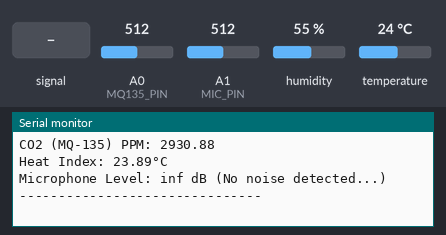
The sketch below on a simulated Arduino Uno, built with avr-gcc and run on an emulated ATmega328P. Parts: the last lines printed to the serial monitor. The inputs (shaded band) are chosen by the test bench; at power-on: humidity 55 %, A0 (MQ135_PIN) = 512, temperature 24 °C, A1 (MIC_PIN) = 512.

Above: at 3.2 s.
3.3 s: A1 (MIC_PIN) fed a 200 Hz sine of ±81 counts around its level
7.7 s: humidity set to 22 %
At 8.8 s:
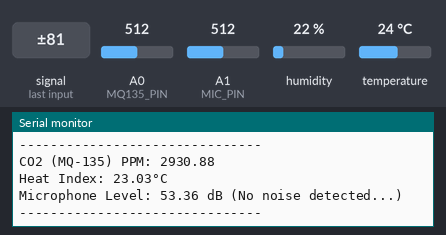
9.2 s: A0 (MQ135_PIN) set to 716
10.7 s: temperature set to 12 °C
12.2 s: A1 (MIC_PIN) fed a 1000 Hz sine of ±255 counts around its level
13.7 s: A0 (MQ135_PIN) set to 992
At 15.8 s:
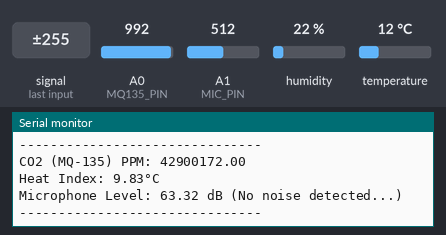
Timing chart, 0 to 16.2 s (numbered marks = the images above; inputs shaded):
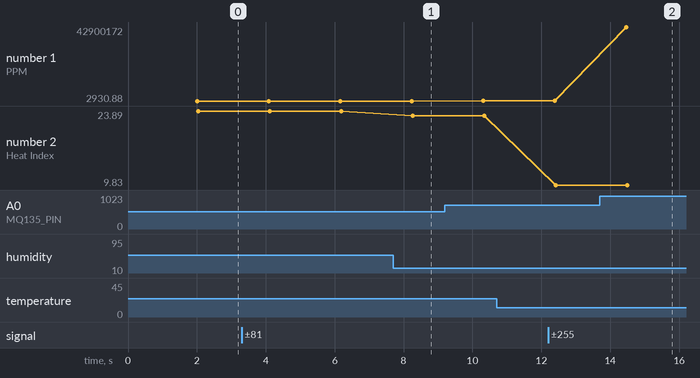

Measured:
- after the input at 7.7 s, the serial monitor: prints a new line after 0.56 s (image 1)
- after the input at 13.7 s, the serial monitor: prints a new line after 0.77 s (image 2)
- plotted number 1: 2930.88 → 30410.73 after the input at 9.2 s, 30410.73 → 42900172 after the input at 13.7 s
- plotted number 2: 23.89 → 23.03 after the input at 7.7 s

The sketch:

microphone.ino
```cpp
#include <DHT.h>

// Define pins for MQ-135, DHT-22, and microphone sensor
const int MQ135_PIN = A0;  // MQ-135 sensor pin
const int DHT_PIN = 2;     // DHT-22 sensor pin
#define MIC_PIN A1         // Microphone sensor analog output connected to A1

// Set up DHT-22 sensor type
#define DHTTYPE DHT22
DHT dht(DHT_PIN, DHTTYPE);

// Calibration parameters for MQ sensors
float R0_MQ135 = 10.0;  // Base resistance for MQ-135 (in kOhms)

// Function to calculate PPM (Parts Per Million) for MQ-135
float calculatePPM_MQ135(float sensorValue) {
  float voltage = (sensorValue / 1023.0) * 3.3;
  float resistance = ((3.3 * 10.0) / voltage) - 10.0;
  float ratio = resistance / R0_MQ135;
  float calibrationFactor = 25;
  float ppm = 116.6020682 * pow(ratio, -2.769034857) * calibrationFactor;
  return ppm;
}

// Function to calculate microphone peak-to-peak in dB
float calculateDecibels() {
  unsigned long startTime = millis();
  int micMax = 0;
  int micMin = 1023;

  while (millis() - startTime < 50) {  // Measure over 50 ms
    int micValue = analogRead(MIC_PIN);
    if (micValue > micMax) micMax = micValue;
    if (micValue < micMin) micMin = micValue;
  }

  int peakToPeak = micMax - micMin;
  float voltage = (peakToPeak * 3.3) / 1023.0; // Convert to voltage (assuming 3.3V)
  float decibels = 20 * log10(voltage / 0.00631);  // Approximate to dB using a reference voltage

  return decibels;
}

void setup() {
  Serial.begin(9600);
  while (!Serial)
    ;

  dht.begin();
  Serial.println("Air Quality, Temperature, and Noise Monitoring System");

  delay(2000);
}

void loop() {
  // Read data from MQ-135
  int mq135Value = analogRead(MQ135_PIN);
  float co2PPM = calculatePPM_MQ135(mq135Value);

  // Read temperature and humidity from DHT-22
  float temperature = dht.readTemperature();
  float humidity = dht.readHumidity();

  // Calculate Heat Index
  float heatIndex = dht.computeHeatIndex(temperature, humidity, false);  // false for Celsius

  // Print air quality and temperature data
  Serial.print("CO2 (MQ-135) PPM: ");
  Serial.println(co2PPM);
  Serial.print("Heat Index: ");
  Serial.print(heatIndex);
  Serial.println("°C");

  // Calculate and display microphone reading in decibels
  float micDecibels = calculateDecibels();
  Serial.print("Microphone Level: ");
  Serial.print(micDecibels + 15);
  Serial.print(" dB");

  // Set a threshold for noise detection (adjust as needed)
  if (micDecibels > 60) {  // Example threshold in dB; adjust based on sensor behavior
    Serial.println(" (Noise detected !!!)");
  } else {
    Serial.println(" (No noise detected...)");
  }

  Serial.println("-------------------------------");
  delay(2000);  // Adjust delay as needed
}
```
